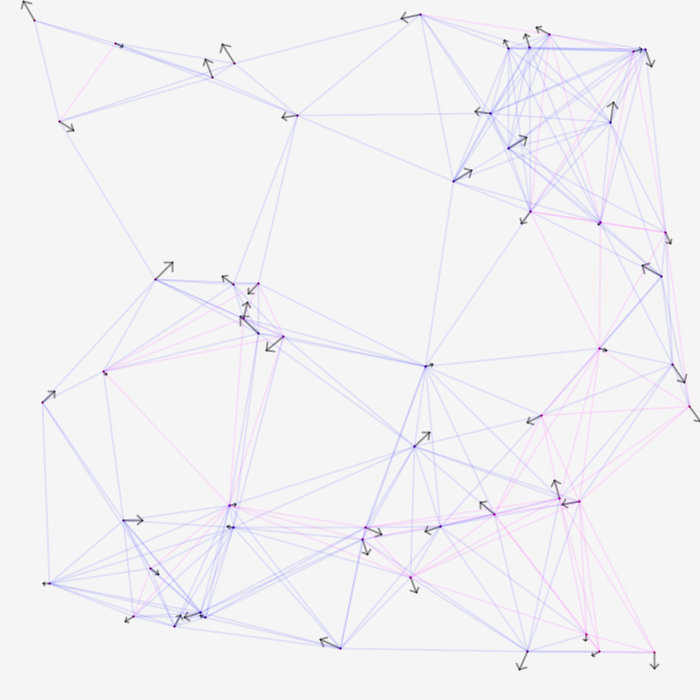
Frame 1 (no input)
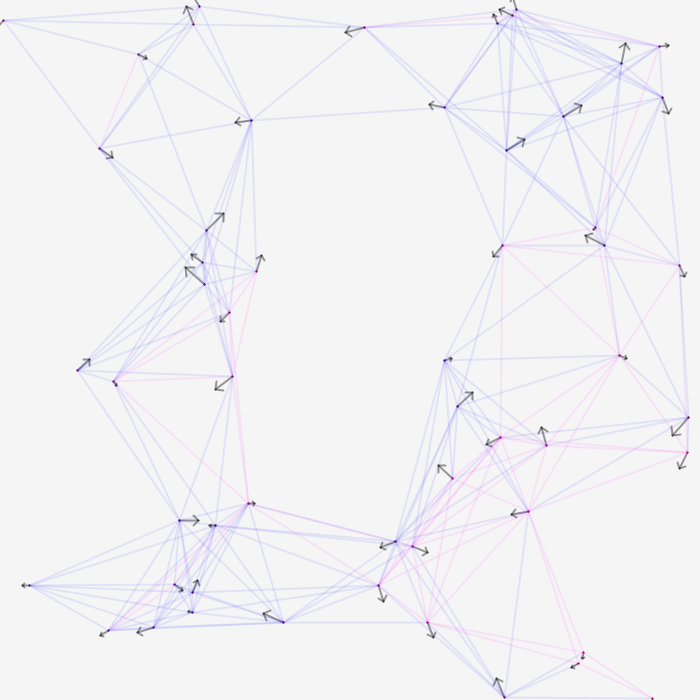
Frame 60 (the mouse pressed at the canvas centre just before this capture)
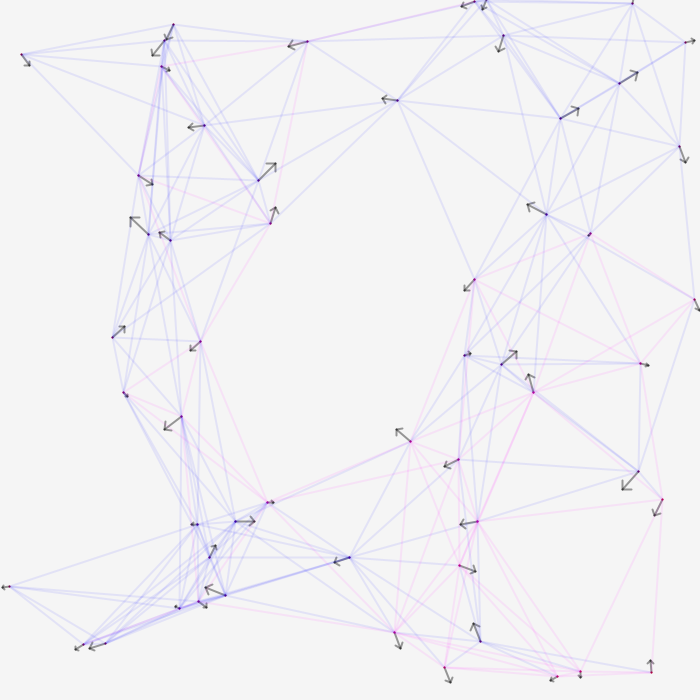
Frame 120 (the mouse held since frame 60 and released just before this capture)

The Processing sketch that drew these frames (run headless with seeded random() and noise(); from frame 60 on, the mouse is pressed at the canvas centre):

// Processing sketch: processing_153292
// ── processing_153292.pde

/*
 * Creative Coding
 * Week 3, 06 - rule-based system
 * by Indae Hwang and Jon McCormack
 * Copyright (c) 2014 Monash University
 *
 * This sketch draws a series of moving Elements (circles) according to the following rules:
 * - start from a random position and move in a constant random direction
 * - if the point reaches the boundary of the screen move in the opposite direction with new velocity
 * - if the circles intersect then draw a line connecting their centres, colouring the line based on the circle being odd or even
 */

float[] x;      // position
float[] y;
float[] xInc;   // change per frame
float[] yInc;
int numArray;   // number of elements

float proximity;  // if distance between elements < proximity then draw a line between them

void setup() 
{
  size(700, 700);

  numArray = 55;

  // allocate arrays
  x= new float[numArray];
  y= new float[numArray];
  xInc= new float[numArray];
  yInc= new float[numArray];

  proximity = 200;   // influence distance

  // random starting position and direction
  for (int i=0; i<numArray; i++) 
  {
    x[i] = random(width);
    y[i] = random(height);
    xInc[i] = random(-1, 1);
    yInc[i] = random(-1, 1);
  }

  strokeWeight(2);
}

void draw() 
{

  background(245);

  // iterate over each point
  for (int i=0; i<numArray; i++) 
  {

    x[i] += xInc[i];
    y[i] += yInc[i];

    // bounce off the sides of the window
    if (x[i] > width || x[i] < 0) 
    {
      xInc[i] = xInc[i] > 0 ? -random(1) : random(1);
    }

    if (y[i] > height || y[i] < 0 ) 
    {
      yInc[i] = yInc[i] > 0 ? -random(1) : random(1);
    }

    drawElement(x[i], y[i], xInc[i], yInc[i]);
  }

  for (int i=0; i<numArray; i++) 
  {
    for (int j=0; j<i; j++) 
    {
      float dist = dist(x[i], y[i], x[j], y[j]  );
      if (dist < proximity) 
      {
        if (i%2 == 0 || j%2==0) 
        {
          stroke(0, 0, 255, 20);
        } 
        
        else 
        
        {
          stroke(255, 0, 255, 20);
        }
        line(x[i], y[i], x[j], y[j]  );
      }
    }
  }
}

void drawElement(float x, float y, float dx, float dy ) 
{
  // draw the point in red
  noFill();
  stroke(255, 5, 0);
  point(x, y);

  // draw an arrow in the current direction of travel
  stroke(0, 100);
  float endX = x + (dx*20);
  float endY = y + (dy*20);
  float arX = x + (dx*15);
  float arY = y + (dy*15);
  line(x, y, endX, endY);
  line(endX, endY, arX + (dy * 5), arY - (dx * 5));
  line(endX, endY, arX - (dy * 5), arY + (dx * 5));


  // draw the boundary of proximity
  stroke(0, 10);
  //ellipse(x + 100, y -200, proximity, proximity);
}
